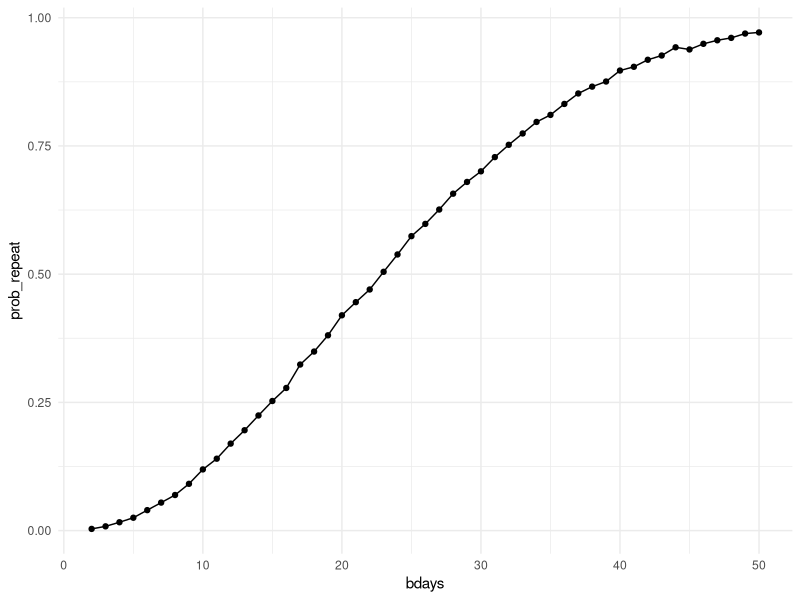

Write R code to recreate this figure.
## ---- chunk 1
library(tidyverse)
library(dplyr)
knitr::opts_chunk$set(
  fig.width = 6,
  fig.asp = .6,
  out.width = "90%"
)

theme_set(theme_minimal() + theme(legend.position = "bottom"))

options(
  ggplot2.continuous.colour = "viridis",
  ggplot2.continuous.fill = "viridis"
)

scale_colour_discrete = scale_colour_viridis_d
scale_fill_discrete = scale_fill_viridis_d
## ---- chunk 2
bday_function = function(n) {
  
  birthdays = sample(1:365, n, replace = TRUE)
  
  repeated_bday = length(unique(birthdays)) < n
  
  repeated_bday
  
}
## ---- chunk 3
bday_sim =
  expand_grid(
    bdays = 2:50,
    iter = 1:10000
  ) |> 
    mutate(
    result = map_lgl(bdays, bday_function)
  ) |> 
  group_by(bdays) |> 
  summarize(
  prob_repeat = mean(result)
  )
## ---- chunk 4
bday_sim |> 
ggplot(aes(x = bdays, y = prob_repeat)) +
  geom_point() +
  geom_line()
